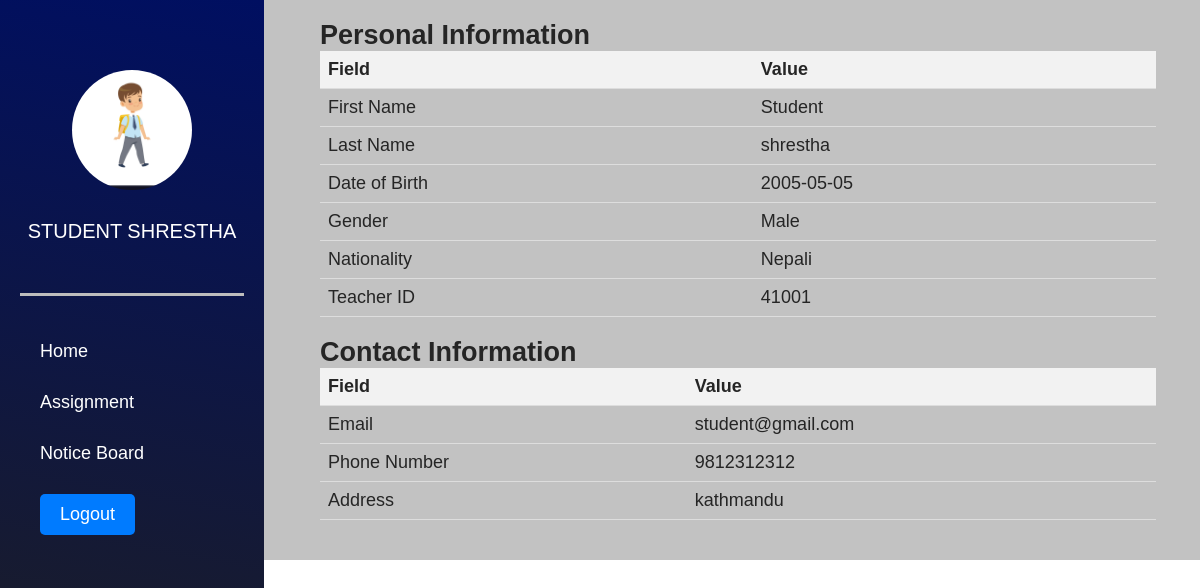
The page /teacher_dashboard.php (signed in) on the database its author committed.
### tables this page shows
CREATE TABLE `users` (
  `id` int(11) NOT NULL,
  `FirstName` varchar(50) DEFAULT NULL,
  `LastName` varchar(50) DEFAULT NULL,
  `DOB` date DEFAULT NULL,
  `Gender` enum('Male','Female','Other') NOT NULL,
  `Role` enum('student','teacher','admin') DEFAULT NULL,
  `Nationality` varchar(50) DEFAULT NULL,
  `User_id` int(100) NOT NULL,
  `Password` varchar(255) DEFAULT NULL,
  `Course` varchar(100) DEFAULT NULL,
  `Semester` varchar(50) DEFAULT NULL,
  `Email` varchar(100) DEFAULT NULL,
  `PhoneNumber` varchar(20) DEFAULT NULL,
  `Address` varchar(255) DEFAULT NULL,
  `EmergencyContactPersonName` varchar(100) DEFAULT NULL,
  `EmergencyContactNumber` tinytext DEFAULT NULL,
  `Photo` varchar(255) NOT NULL,
  `reset_token` varchar(255) NOT NULL
);

### teacher_dashboard.php (the view, shortened to what this page needs)
<?php
$username = $_SESSION['User_id'];
include ('dbconnection.php');
$firstName = "";
$lastName = "";
$photoPath = "";
$query_info = mysqli_query($con, "SELECT FirstName, LastName, Photo FROM users WHERE User_id='$username'");
if ($query_info && mysqli_num_rows($query_info) > 0) {
    $row = mysqli_fetch_assoc($query_info);
    $firstName = $row['FirstName'];
    $lastName = $row['LastName'];
    $photoPath = $row['Photo'];
}
?>
<!DOCTYPE html>
<html lang="en">
<head>
    <link rel="stylesheet" href="src/style.css">
</head>
<body>
    <div class="head_wrap">
        <div class="side_menu">
            <div class="avatar_profile">
                <img src="<?php echo $photoPath; ?>" alt="">
            </div>
            <div class="student_info">
                <h3><?php echo $firstName . " " . $lastName; ?></h3>
            </div>
            <div class="navigation">
                <ul>
                    <li><a href="teacher_dashboard.php">Home</a></li>
                    <li><a href="assignment.php">Assignment</a></li>
                    <li><a href="teacher_notice.php">Notice Board</a></li>
                    <li><a href="logout.php" class="logout-btn">Logout</a></li>
                </ul>
            </div>
        </div>
        <div class="info_tab">
            <h2>Personal Information</h2>
            <div class="section">
                <table>
                    <tr>
                        <th>Field</th>
                        <th>Value</th>
                    </tr>
                    <?php
                    $query_personal_info = mysqli_query($con, "SELECT * FROM users WHERE User_id='$username'");
                    while ($row = mysqli_fetch_assoc($query_personal_info)) {
                        ?>
                        <tr>
                            <td>First Name</td>
                            <td><?php echo $row['FirstName']; ?></td>
                        </tr>
                        <tr>
                            <td>Last Name</td>
                            <td><?php echo $row['LastName']; ?></td>
                        </tr>
                        <tr>
                            <td>Date of Birth</td>
                            <td><?php echo $row['DOB']; ?></td>
                        </tr>
                        <tr>
                            <td>Gender</td>
                            <td><?php echo $row['Gender']; ?></td>
                        </tr>
                        <tr>
                            <td>Nationality</td>
                            <td><?php echo $row['Nationality']; ?></td>
                        </tr>
                        <tr>
                            <td>Teacher ID</td>
                            <td><?php echo $row['User_id']; ?></td>
                        </tr>
                        <?php
                    }
                    ?>
                </table>
            </div>
            <h2>Contact Information</h2>
            <div class="section">
                <table>
                    <tr>
                        <th>Field</th>
                        <th>Value</th>
                    </tr>
                    <?php
                    $query_contact_info = mysqli_query($con, "SELECT * FROM users WHERE User_id='$username'");
                    while ($row = mysqli_fetch_assoc($query_contact_info)) {
                        ?>
                        <tr>
                            <td>Email</td>
                            <td><?php echo $row['Email']; ?></td>
                        </tr>
                        <tr>
                            <td>Phone Number</td>
                            <td><?php echo $row['PhoneNumber']; ?></td>
                        </tr>
                        <tr>
                            <td>Address</td>
                            <td><?php echo $row['Address']; ?></td>
                        </tr>
                        <?php
                    }
                    ?>
                </table>
            </div>
        </div>
    </div>
</body>
</html>

### src/style.css (style rules this page uses)
* { padding: 0px; margin: 0px; box-sizing: border-box; }
body { font-family: 'Poppins', sans-serif; color: #252525; font-size: 18px; }
body h1,h2, h3 { font-family: 'Work Sans', sans-serif; }
* { box-sizing: border-box; }
body { margin: 0; font-family: Arial, sans-serif; }
img { width: 100%; height: auto; }
.head_wrap { display: flex; flex-direction: row; width: 100%; background: rgb(194, 194, 194); }
.side_menu { padding: 20px; width: 22%; color: white; background: linear-gradient(10deg, rgba(31,31,31,1) 0%, rgba(0,15,97,1) 100%); }
.info_tab { padding: 20px; width: 73%; }
.student_info { padding-top: 30px; display: flex; flex-direction: column; align-items: center; }
.student_info h3 { text-transform: uppercase; font-size: 20px; font-weight: 500; }
.avatar_profile { width: 120px; height: 120px; margin: auto; margin-top:50px ; }
.avatar_profile img { border-radius: 50%; object-fit: cover; width: 100%; height: 100%; }
.navigation ul { list-style: none; }
.navigation a { text-decoration: none; color: white; }
.navigation { border-top: 3px solid rgb(189, 189, 189); padding-top: 45px; margin-top: 50px; padding-left: 20px; }
.navigation ul { display: flex; flex-direction: column; gap: 30px; }
.logout-btn { display: inline-block; padding: 10px 20px; background-color: #007bff; color: #fff; text-decoration: none; border-radius: 5px; transition: background-color 0.3s ease; }
.side_menu { height:100vh; position:fixed; }
.info_tab { margin-left: 25%; }

### teacher_dashboard.php (style rules this page uses)
.section { margin-bottom: 20px; }
table { width: 100%; border-collapse: collapse; }
th, td { padding: 8px; text-align: left; border-bottom: 1px solid #ddd; }
th { background-color: #f2f2f2; }

### rows shown on the page
users: Photo (picture), FirstName "STUDENT", LastName "SHRESTHA", FirstName "Student", LastName "shrestha", DOB "2005-05-05", Gender "Male", Nationality "Nepali", User "41001", Email "student@gmail.com", PhoneNumber "9812312312", Address "kathmandu"
